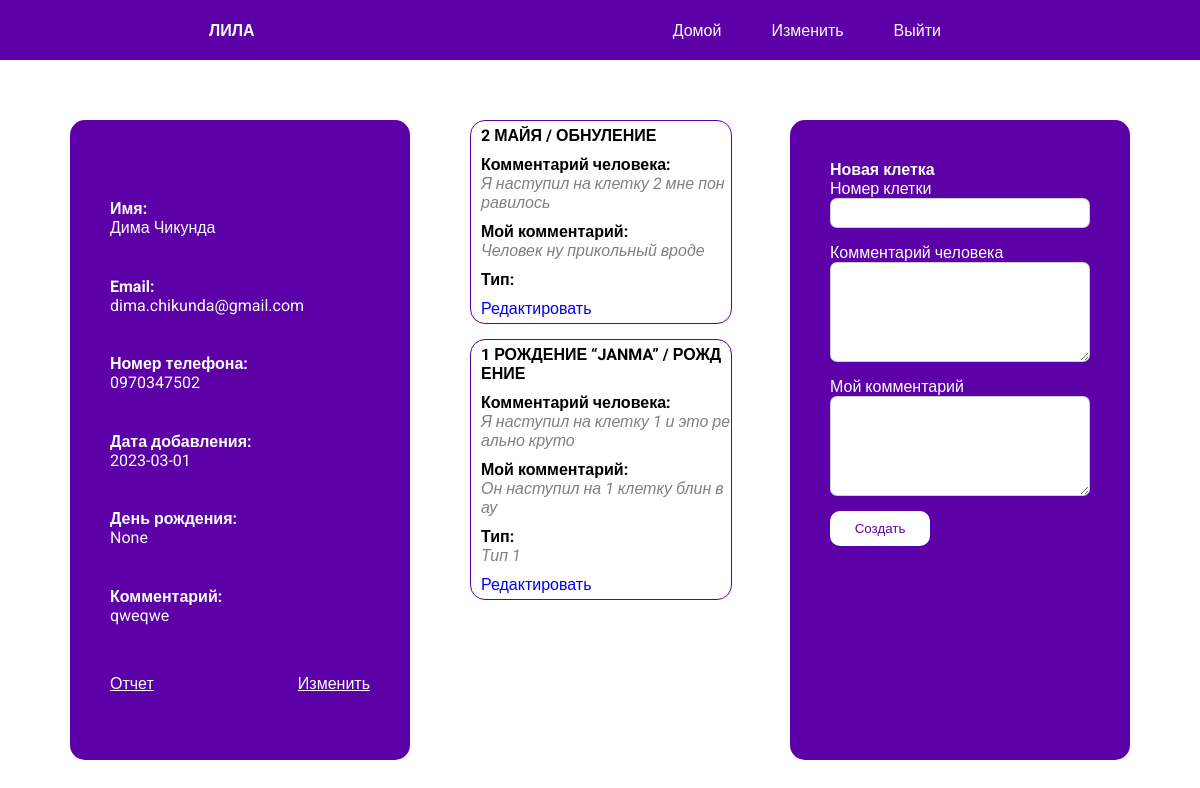
Screenshot of /user/1 (signed in) with the database file from the repository.
### project/models.py (models this page shows, shortened)
class User(db.Model):
    id = db.Column(db.Integer, primary_key=True)
    name = db.Column(db.String(64))
    email = db.Column(db.String(64), unique=True)
    phone = db.Column(db.String(64), unique=True)
    date = db.Column(db.Date)
    birthday = db.Column(db.Date)
    additional_comment = db.Column(db.String(64))
    game = db.relationship('Game', backref='Game.user_id', cascade="all, delete")

class Game(db.Model):
    id = db.Column(db.Integer, primary_key=True)
    user_comment = db.Column(db.String(250))
    personal_comment = db.Column(db.String(250))
    cell_id = db.Column(db.Integer, db.ForeignKey('cell.id'))
    cell = db.relationship("Cell", backref="cells")
    user_id = db.Column(db.Integer, db.ForeignKey('user.id'))
    user = db.relationship("User", backref="users")

class Cell(db.Model):
    id = db.Column(db.Integer, primary_key=True)
    title = db.Column(db.String(250))
    description = db.Column(db.String(250))
    cell = db.relationship('Game', backref='Game.cell_id', primaryjoin='Cell.id==Game.cell_id', lazy='dynamic')
    type_id = db.Column(db.Integer, db.ForeignKey('type.id'))
    type = db.relationship("Type", backref="cells")

class Type(db.Model):
    id = db.Column(db.Integer, primary_key=True)
    name = db.Column(db.String(250))
    description = db.Column(db.String(250))
    cell = db.relationship('Cell', backref='Cell.type_id', primaryjoin='Type.id==Cell.type_id', lazy='dynamic')

### project/routes.py (the view, shortened to what this page needs)
@app.route('/user/<id>', methods=['GET', 'POST'])
@login_required
def user(id):
    user = User.query.filter_by(id=id).first()
    add_user_form = AddUserForm()
    add_game_form = AddGameForm()
    games = Game.query.filter_by(user_id=user.id).all()
    return render_template('user.html', user=user, add_game_form=add_game_form, add_user_form=add_user_form,
                           games=games)

### project/forms.py (shortened to what this page needs)
class AddUserForm(FlaskForm):
    name = StringField('Имя', validators=[DataRequired()])
    email = EmailField('Email', validators=[Optional()])
    phone = StringField('Phone', validators=[Optional()])
    birthday = DateField('Birthday', validators=[Optional()])
    comment = StringField('Comment')
    submit = SubmitField('Save')

class AddGameForm(FlaskForm):
    cell_id = StringField('Номер клетки', validators=[DataRequired()])
    user_comment = TextAreaField('Комментарий человека')
    my_comment = TextAreaField('Мой комментарий')
    submit = SubmitField('Создать')

### project/models.py (called while the page is built)
@login.user_loader
def load_user(id):
    return Admin.query.get(int(id))

### project/templates/user.html (shortened to what this page needs)
<link rel="stylesheet" href="/static/css/user.css">
{% extends 'base.html' %}
{% block content %}
<div class="current_user_block">
    <aside class="user">
        <div class = 'user_info_block' id="">
            <div class="user_info">
                <div class="part">
                    <div>
                        <h1>Имя:</h1>
                        <p>{{ user.name }}</p>
                    </div>
                </div>
                <div class="part">
                    <h1>Email:</h1>
                    <p>{{ user.email }}</p>
                </div>
                <div class="part">
                    <h1>Номер телефона:</h1>
                    <p>{{ user.phone }}</p>
                </div>
                <div class="part">
                    <h1>Дата добавления:</h1>
                    <p>{{ user.date }}</p>
                </div>
                <div class="part">
                    <h1>День рождения:</h1>
                    <p>{{ user.birthday }}</p>
                </div>
                <div class="part">
                    <h1>Комментарий:</h1>
                    <p>{{ user.additional_comment }}</p>
                </div>
            </div>
            <div class="info_footer">
                <a href="{{url_for('report', id=user.id)}}" class="link">Отчет</a>
                <span class="change link">Изменить</span>
            </div>
        </div>
    </aside>
    <aside class="users_cells">
            {%for game in games%}
            {% include '_game.html' %}
            {% endfor %}
    </aside>
    <aside class="add_game">
        <form action="", method="post">
            <h1>Новая клетка</h1>
            <p>
                {{add_game_form.cell_id.label}}
                {{add_game_form.cell_id(class='field')}}
            </p>
            <p>
                {{add_game_form.user_comment.label}}
                {{add_game_form.user_comment(class='text_field')}}
            </p>
            <p>
                {{add_game_form.my_comment.label}}
                {{add_game_form.my_comment(class='text_field')}}
            </p>
            {{add_game_form.submit(class='button')}}
        </form>
    </aside>
</div>
{% endblock %}

### project/templates/_game.html (shortened to what this page needs)
<link rel="stylesheet" href="/static/css/_game.css">
<div class="game" id="">
    <div class="info" id = 'show'>
            <h1>{{game.cell.id}} {{game.cell.title}}</h1>
        <p>
            <span class="t">Комментарий человека:</span>
            <span class="dec">{{game.user_comment}}</span>
        </p>
        <p>
            <span class="t">Мой комментарий:</span>
            <span class="dec">{{game.personal_comment}}</span>
        </p>
        <p>
            <span class="t">Тип:</span>
            <span class="dec">
                {% if game.cell%}
                {{game.cell.type.name}}
                {% endif %}
            </span>
        </p>
    </div>
    <p>
        <a href="{{url_for('edit_game', id=game.id)}}" class="">Редактировать</a>
    </p>
</div>

### project/static/css/user.css (style rules this page uses)
.current_user_block { display: flex; justify-content: space-around; width: 90%; margin: 0px auto; margin-top: 50px; }
.user_info_block { height: 90%; }
aside { width: 33%; height: 70vh; border-radius: 15px; padding: 40px; margin: 10px; }
.add_game { background-color: rgb(92, 0, 167); color: white; }
.user { display: flex; flex-direction: column; justify-content: space-between; background-color: rgb(92, 0, 167); color: white; }
.user_info { overflow-y: scroll; height: 100%; display: flex; flex-direction: column; justify-content: space-evenly; }
.users_cells { overflow-y: scroll; overflow-x: hidden; word-break: break-all; padding-top: 0px; }
.button { display: block; height: 35px; width: 100px; margin-right: 25px; background-color: rgb(255, 255, 255); border: 1px solid rgba(128, 128, 128, 0); border-radius: 10px; color: rgb(92, 0, 167); }
.field { height: 30px; width: 100%; border: 1px solid rgba(128, 128, 128, 0.382); border-radius: 7px; padding-left: 10px; margin-bottom: 15px; }
.text_field { min-height: 100px; max-height: 200px; width: 100%; max-width: 100%; border: 1px solid rgba(128, 128, 128, 0.382); border-radius: 7px; padding-left: 10px; margin-bottom: 15px; }
.link { cursor: pointer; display: block; margin-top: 10px; color: white; text-decoration: underline; }
.change { cursor: pointer; }
.info_footer { display: flex; justify-content: space-between; }
.part { display: flex; flex-direction: column; align-items: flex-start; }
p { padding: 0px; }

### project/static/css/base.css (style rules this page uses)
* { padding: 0px; margin: 0px; font-family: 'Roboto', sans-serif; text-decoration: none; }

### project/static/css/_game.css (style rules this page uses)
.game { width: 100%; border: 1px solid rgb(92, 0, 167); border-radius: 15px; margin-bottom: 15px; }
.game p, .game h1 { display: flex; flex-direction: column; padding-left: 10px; padding-top: 5px; padding-bottom: 5px; }
#show { display: block; }
h1 { font-size: medium; }
.t { font-weight: bold; }
.dec { font-style: italic; color: grey; }

### rows the page displays
User: name "Дима Чикунда", email "dima.chikunda@gmail.com", phone "0970347502", date "2023-03-01", birthday "None", additional_comment "qweqwe"
Game: cell.id "2", cell "МАЙЯ / ОБНУЛЕНИЕ", user_comment "Я наступил на клетку 2 мне понравилось", personal_comment "Человек ну прикольный вроде"
Game: cell.id "1", cell "РОЖДЕНИЕ “JANMA” / РОЖДЕНИЕ", user_comment "Я наступил на клетку 1 и это реально круто", personal_comment "Он наступил на 1 клетку блин вау", cell.type.name "Тип 1"

### other values shown
{{ add_game_form.cell_id.label }} "Номер клетки"
{{ add_game_form.user_comment.label }} "Комментарий человека"
{{ add_game_form.my_comment.label }} "Мой комментарий"
